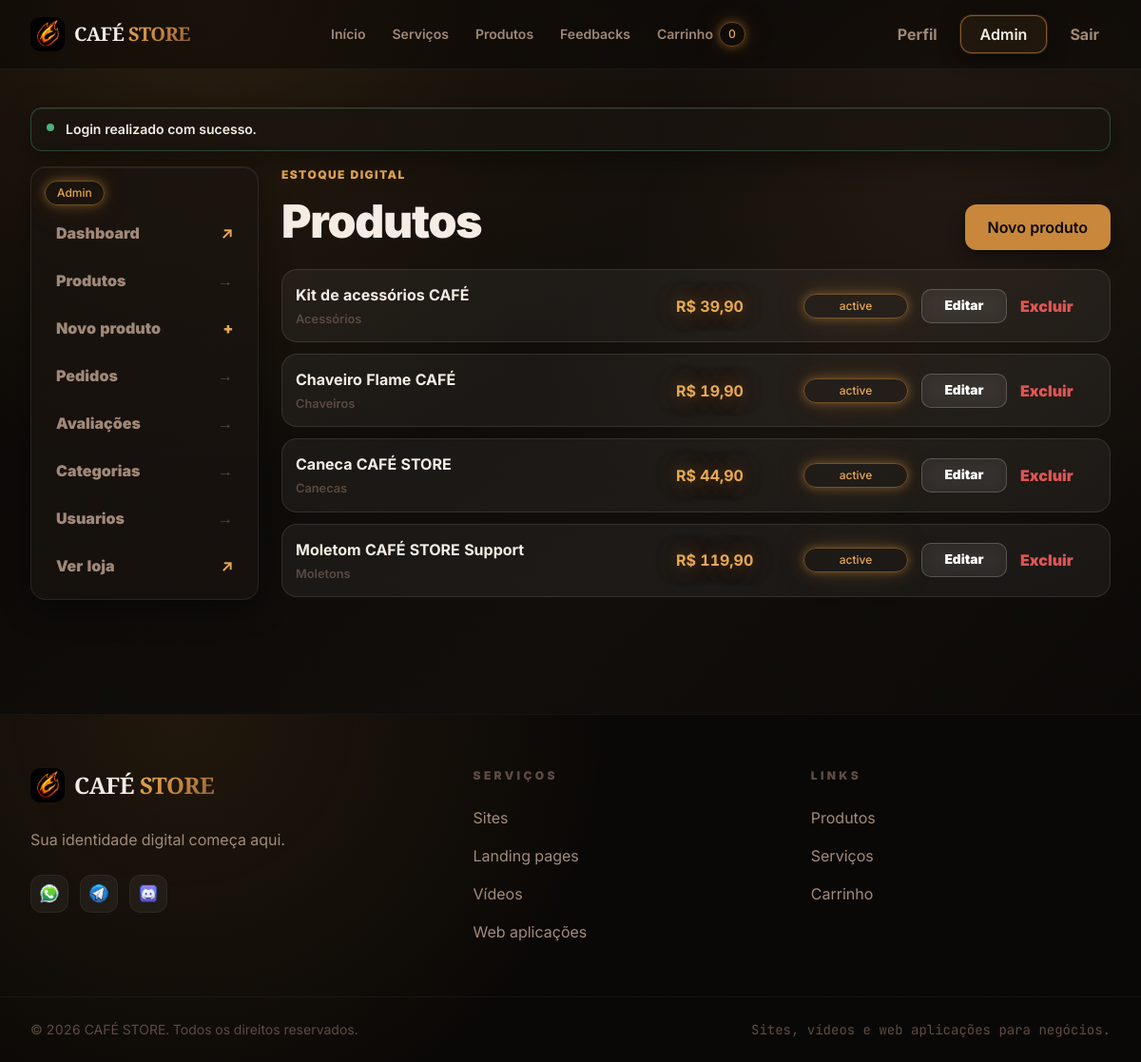
/admin/products.php (signed in), run on the app's committed database.
### tables this page shows
CREATE TABLE products (
  id INT UNSIGNED AUTO_INCREMENT PRIMARY KEY,
  name VARCHAR(160) NOT NULL,
  slug VARCHAR(180) NOT NULL UNIQUE,
  description TEXT,
  short_description VARCHAR(255) NULL,
  price DECIMAL(10,2) NOT NULL DEFAULT 0.00,
  old_price DECIMAL(10,2) NULL,
  category_id INT UNSIGNED NULL,
  stock INT UNSIGNED NOT NULL DEFAULT 0,
  is_digital TINYINT(1) NOT NULL DEFAULT 1,
  image_url VARCHAR(500) NULL,
  main_image_url VARCHAR(500) NULL,
  type VARCHAR(40) NOT NULL DEFAULT 'digital',
  status VARCHAR(40) NOT NULL DEFAULT 'active',
  created_at TIMESTAMP DEFAULT CURRENT_TIMESTAMP,
  updated_at TIMESTAMP NULL DEFAULT NULL ON UPDATE CURRENT_TIMESTAMP,
  CONSTRAINT fk_products_category FOREIGN KEY (category_id) REFERENCES categories(id) ON DELETE SET NULL
);

CREATE TABLE categories (
  id INT UNSIGNED AUTO_INCREMENT PRIMARY KEY,
  name VARCHAR(120) NOT NULL,
  slug VARCHAR(140) NOT NULL UNIQUE,
  created_at TIMESTAMP DEFAULT CURRENT_TIMESTAMP,
  updated_at TIMESTAMP NULL DEFAULT NULL ON UPDATE CURRENT_TIMESTAMP
);

### config/helpers.php (called while the page is built, shortened)
<?php
function db() {
    static $pdo = null;
    if ($pdo === null) {
        $host = 'db';
        $db   = 'cafe_store';
        $user = 'root';
        $pass = 'root123';
        $charset = 'utf8mb4';
        $dsn = "mysql:host={$host};dbname={$db};charset={$charset}";
        $options = [
            PDO::ATTR_ERRMODE            => PDO::ERRMODE_EXCEPTION,
            PDO::ATTR_DEFAULT_FETCH_MODE => PDO::FETCH_ASSOC,
            PDO::ATTR_EMULATE_PREPARES   => false,
        ];
        try {
            $pdo = new PDO($dsn, $user, $pass, $options);
        } catch (PDOException $e) {
            error_log("Erro de conexão PDO: " . $e->getMessage());
            die("Erro ao conectar com o banco de dados.");
        }
    }
    return $pdo;
}
function url($path = '') {
    return rtrim(BASE_URL, '/') . '/' . ltrim($path, '/');
}
function e($string) {
    return htmlspecialchars($string ?? '', ENT_QUOTES, 'UTF-8');
}
function money($value) {
    return 'R$ ' . number_format((float) $value, 2, ',', '.');
}

### admin/products.php (the view, shortened to what this page needs)
<?php
require_once __DIR__ . '/../config/helpers.php';
$products = db()->query('SELECT p.*, c.name AS category_name FROM products p LEFT JOIN categories c ON c.id = p.category_id ORDER BY p.created_at DESC')->fetchAll();
include __DIR__ . '/../includes/header.php';
?>
<div class="grid items-start gap-6 max-md:grid-cols-1 md:grid-cols-[240px_1fr]">
    <?php include __DIR__ . '/../includes/sidebar-admin.php'; ?>
    <section class="grid gap-5 min-w-0">
        <div class="flex items-end justify-between gap-6">
            <div>
                <p class="mb-2.5 text-[0.75rem] font-black uppercase tracking-[0.12em] text-amber-glow">estoque digital</p>
                <h1 class="m-0 text-[clamp(2rem,4vw,3.4rem)] font-black leading-tight tracking-tight">Produtos</h1>
            </div>
            <a class="btn-primary min-h-[44px]" href="<?= url('admin/product-create.php') ?>">Novo produto</a>
        </div>
        <div class="grid gap-3">
            <?php foreach ($products as $product): ?>
                <div class="grid items-center gap-3.5 rounded-2xl border border-white/10 bg-white/5 p-3.5 backdrop-blur-lg max-md:grid-cols-1 md:grid-cols-[1.4fr_120px_110px_90px_80px]">
                    <span class="min-w-[220px] font-bold text-text-primary"><?= e($product['name']) ?> <small class="mt-1 block text-text-muted font-semibold"><?= e($product['category_name'] ?? 'Sem categoria') ?></small></span>
                    <strong class="text-amber-glow text-glow"><?= money((float) $product['price']) ?></strong>
                    <span class="badge <?= $product['status'] === 'active' ? 'badge-amber' : 'border-amber-secondary/40 text-amber-secondary' ?>"><?= e($product['status']) ?></span>
                    <a class="inline-flex min-h-[36px] items-center justify-center gap-2 rounded-[10px] border border-white/20 bg-white/5 px-3 text-[0.86rem] font-black leading-none text-white backdrop-blur transition-all duration-300 hover:scale-105 hover:border-amber-accent hover:shadow-[0_0_15px_rgba(200,135,58,0.2)]" href="<?= url('admin/product-edit.php?id=' . (int) $product['id']) ?>">Editar</a>
                    <a class="border-0 bg-transparent cursor-pointer font-black text-state-error transition-all duration-300 hover:text-state-error/80 hover:drop-shadow-[0_0_10px_rgba(224,85,85,0.5)]" href="<?= url('admin/product-delete.php?id=' . (int) $product['id']) ?>">Excluir</a>
                </div>
            <?php endforeach; ?>
        </div>
    </section>
</div>
<?php include __DIR__ . '/../includes/footer.php'; ?>

### data on the page
products: name "Kit de acessórios CAFÉ", category.name "Acessórios", price "R$ 39,90", status "active"
products: name "Chaveiro Flame CAFÉ", category.name "Chaveiros", price "R$ 19,90", status "active"
products: name "Caneca CAFÉ STORE", category.name "Canecas", price "R$ 44,90", status "active"
products: name "Moletom CAFÉ STORE Support", category.name "Moletons", price "R$ 119,90", status "active"

### other printed values
cart_count() "0"
$flash['message'] "Login realizado com sucesso."
